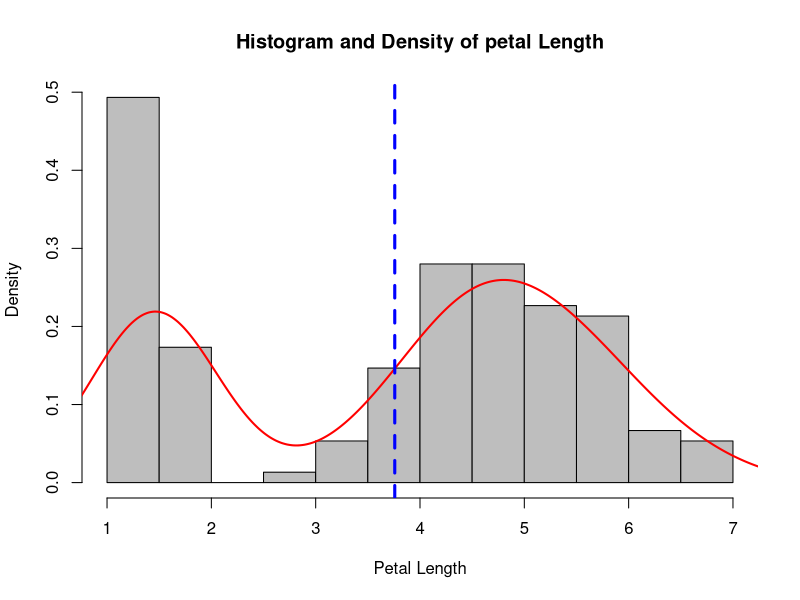

Source code (R): (Note: this script raises an error after producing the figure.)

################################Analysis of Iris Data Set: EDA, Supervised and Unsupervised Learning###########################################
#load data
data("iris")

#What's in the dataset?
dim(iris) 
names(iris) 
head(iris)
str(iris)

#representation of the flowers
sum(iris$Species=="setosa")
sum(iris$Species=="virginica")
sum(iris$Species=="versicolor")


#Summary of the variables
summary(iris)
apply(iris[,1:4], 2, sd)

#Summary of data by groups
aggregate(.~Species, iris, mean) 
aggregate(.~Species, iris, median)
aggregate(.~Species, iris, sd)



################################################Data Visualization
#1. Histogram
hist(iris$Petal.Length, prob=T, col="grey", breaks=20, main="Histogram and Density of petal Length", xlim=c(1,7), xlab="Petal Length")
lines(density(iris$Petal.Length), col="red", lwd=2)
abline(v=mean(iris$Petal.Length), col="blue", lty=2, lwd=3)# Add a vertical line that indicates the average of Petal Length

#2. Histogram with density plot
ggplot(iris, aes(x=Petal.Length)) + 
  geom_histogram(aes(y=..density..), colour="black", fill="white")+
  geom_density(alpha=.2) 
# Color by groups
ggplot(iris, aes(x = Petal.Length, color=Species, fill=Species)) + 
  geom_histogram(aes(y=..density..), alpha=0.5, 
                 position="identity")+ geom_density(alpha=.2)

#3. Scatterplot
pairs(iris[,1:4])




######################################Supervised and Unsupervised Learning: Clustering Analysis#############################
set.seed(13506094) #set a seed for replication

###########Split the data into 80% Training and 20% Testing data set
index <- sample(x=nrow(iris), size=nrow(iris)*0.8) 
iris_train <- iris[index,]
iris_test <- iris[-index,] # the remaining 20 percent of the data




################Supervised Learning: KNN with different k values
# k =5
library(class)
knn_iris_5 <- knn(train = iris_train[, -5], test = iris_test[, -5], cl=iris_train[,5], k=5)
knn_iris_5

#Prediction Accuracy- True=observed value
table(iris_test[,5], knn_iris_5, dnn = c("True", "Predicted"))
sum(iris_test[,5] != knn_iris_5)

#misclassification rate
miserror_5 <- sum(iris_test[,5]!=knn_iris_5)/nrow(iris_test)
miserror_5 


# k =10
library(class)
knn_iris_10 <- knn(train = iris_train[, -5], test = iris_test[, -5], cl=iris_train[,5], k=10)
knn_iris_10

#Prediction Accuracy- True=observed value
table(iris_test[,5], knn_iris_10, dnn = c("True", "Predicted"))
sum(iris_test[,5] != knn_iris_10)

#misclassification rate
miserror_10 <- sum(iris_test[,5]!=knn_iris_10)/nrow(iris_test)
miserror_10 


#k =100
library(class)
knn_iris_100 <- knn(train = iris_train[, -5], test = iris_test[, -5], cl=iris_train[,5], k=100)
knn_iris_100

#Prediction Accuracy- True=observed value
table(iris_test[,5], knn_iris_100, dnn = c("True", "Predicted"))
sum(iris_test[,5] != knn_iris_100)

#misclassification rate
miserror_100 <- sum(iris_test[,5]!=knn_iris_100)/nrow(iris_test)
miserror_100


##############################Unsupervised Learning: K-means clustering with different k values
library(fpc)
par(mfrow=c(1,2))

#k=3
fit <- kmeans(iris[,1:4], 3)
plotcluster(iris[,1:4], fit$cluster, main="K-means clustering with k=3")

#k=5
fit <- kmeans(iris[,1:4], 5)
plotcluster(iris[,1:4], fit$cluster, main="K-means clustering with k=5")


###############################Unsupervised Learning: Hierachical clustering
par(mfrow=c(1,2))
hc_result <- hclust(dist(iris[,1:4]))
plot(hc_result, main="Hierarchical clustering with k=3")
rect.hclust(hc_result, k=3) #Cut Dendrogram into 3 Clusters

hc_result <- hclust(dist(iris[,1:4]))
plot(hc_result, main="Hierarchical clustering with k=5")
rect.hclust(hc_result, k=5) #Cut Dendrogram into 5 Clusters
